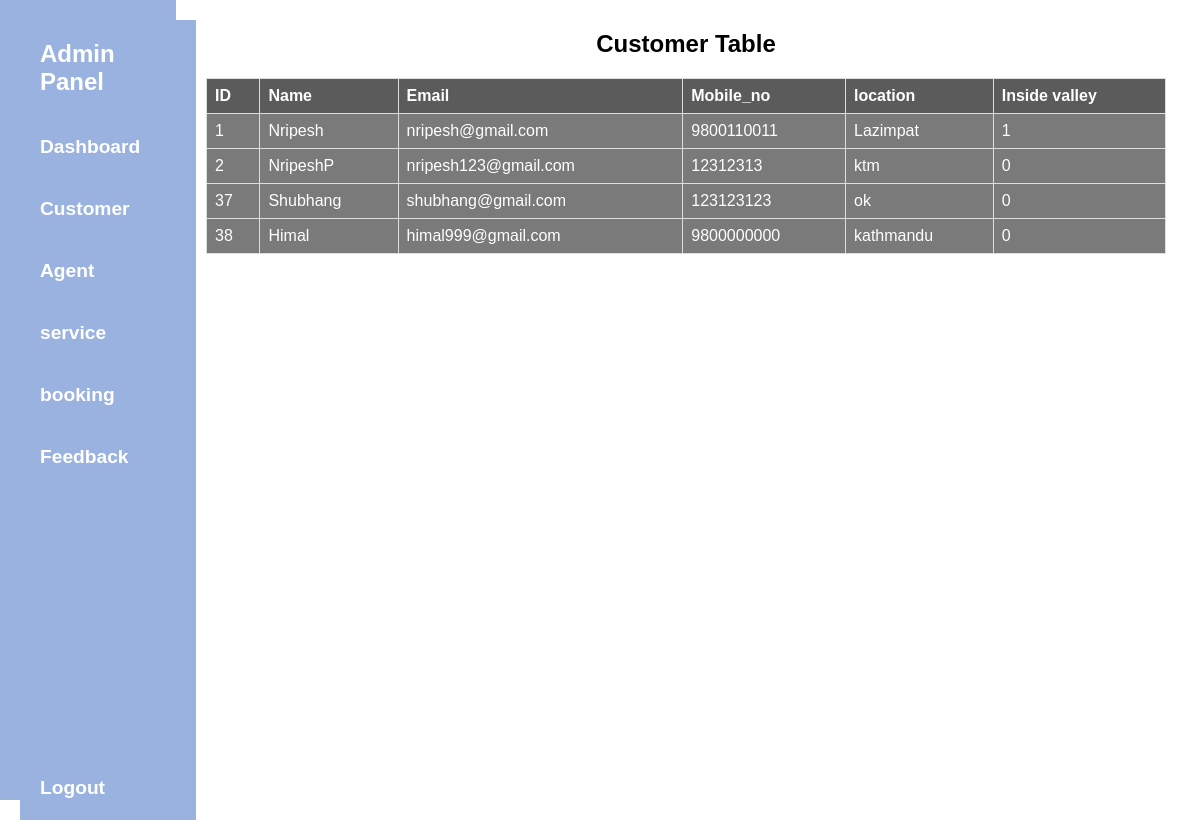
Page /Admin/a_customer.php (signed in) on the committed database.
### tables this page shows
CREATE TABLE `customer_register` (
  `Id` int(11) NOT NULL,
  `Name` varchar(20) NOT NULL,
  `Email` varchar(50) NOT NULL,
  `Mobile_no` bigint(20) NOT NULL,
  `Password` varchar(100) DEFAULT NULL,
  `location` varchar(55) NOT NULL,
  `Inside_valley` tinyint(4) NOT NULL
);

### Admin/a_customer.php (the view, shortened to what this page needs)
<?php
include '../dbconfig.php';
?>
<!DOCTYPE html>
<html lang="en">
<head>
    <link rel="stylesheet" href="index.css">
</head>
<body>
    <div class='wrapper'>
        <div class='sidebar' style="position: sticky;">
            <?php
            include '../Component/a_sidebar.php';
            ?>
        </div>
        <?php
        $agentQuery = "SELECT * FROM customer_register";
        $agentResult = mysqli_query($connect, $agentQuery);
        ?>
        <div class='content'>
        <h2 style="color:black; text-align:center;" >Customer Table</h2>
            <table>
                <tr>
                    <th>ID</th>
                    <th>Name</th>
                    <th>Email</th>
                    <th>Mobile_no</th>
                    <th>location</th>
                    <th>Inside valley</th>
                </tr>
                <?php while ($row = mysqli_fetch_assoc($agentResult)) { ?>
                    <tr>
                        <td>
                            <?php echo $row['Id']; ?>
                        </td>
                        <td>
                            <?php echo $row['Name']; ?>
                        </td>
                        <td>
                            <?php echo $row['Email']; ?>
                        </td>
                        <td>
                            <?php echo $row['Mobile_no']; ?>
                        </td>
                        <td>
                            <?php echo $row['location']; ?>
                        </td>
                        <td>
                            <?php echo $row['Inside_valley']; ?>
                        </td>
                <?php } ?>
            </table>
        </div>
    </div>
</body>
</html>

### Admin/index.css (style rules this page uses)
body { font-family: Arial, sans-serif; margin: 0; padding: 0; }
table { width: 100%; border-collapse: collapse; margin-top: 20px; }
table th, table td { padding: 10px; text-align: left; border-bottom: 1px solid #ddd; color: #fff; background-color: rgba(119, 71, 12, 0.523); }
table th { background-color: #000000a4; }

### Css/a_sidebar.css (style rules this page uses)
* { font-family: "Trebuchet MS", "Lucida Sans Unicode", "Lucida Grande", "Lucida Sans", Arial, sans-serif; }
* { margin: 0%; padding: 0%; }
body { align-items: center; background: url('../images/bgimage3.jpg'); background-size:cover; }
h2 { color: #fff; }
.sidebar { grid-area: sidebar; background-color: #9ab2df; height: 100vh; width: 11rem; position: sticky; }

### Admin/a_customer.php (style rules this page uses)
.wrapper { display: flex; }
.sidebar { width: 20%; background-color: #f1f1f1; padding: 0px; position:sticky; }
.content { width: 80%; padding: 30px; }
table { width: 100%; border-collapse: collapse; }
table th, table td { border: 1px solid #ddd; padding: 8px; }
table td { color: #fff; background-color: rgba(0, 0, 0, 0.523); }

### Component/a_sidebar.php (style rules this page uses)
.sidebar { position: sticky; top: 0; z-index: 100; }

### rows in the picture
customer_register: Id "1", Name "Nripesh", Email "nripesh@gmail.com", Mobile_no "9800110011", location "Lazimpat", Inside_valley "1"
customer_register: Id "2", Name "NripeshP", Email "nripesh123@gmail.com", Mobile_no "12312313", location "ktm", Inside_valley "0"
customer_register: Id "37", Name "Shubhang", Email "shubhang@gmail.com", Mobile_no "123123123", location "ok", Inside_valley "0"
customer_register: Id "38", Name "Himal", Email "himal999@gmail.com", Mobile_no "9800000000", location "kathmandu", Inside_valley "0"
